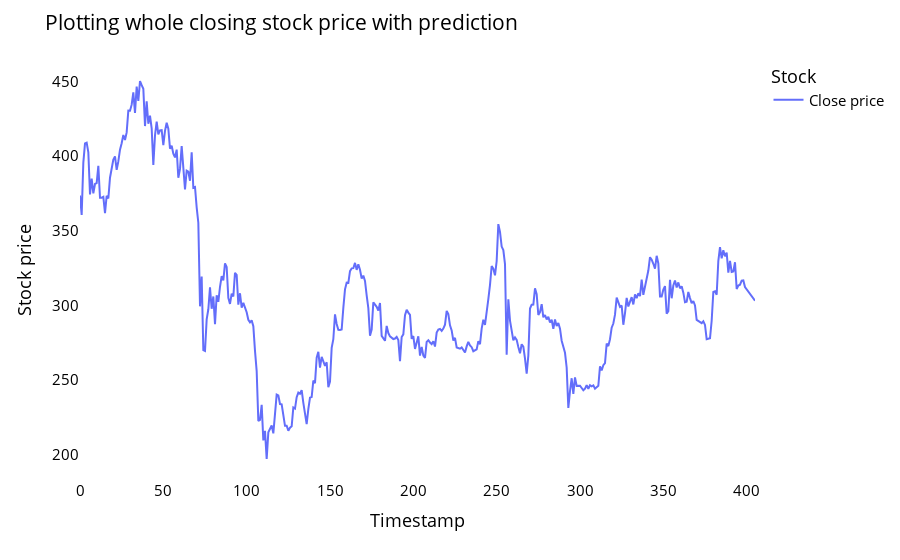

The notebook cell this image was saved under:
### Markdown cell above
- # Plotting entire Closing Stock Price with next 30 days period of prediction

### Code cell
lstmdf=closedf.tolist()
lstmdf.extend((np.array(lst_output).reshape(-1,1)).tolist())
lstmdf=scaler.inverse_transform(lstmdf).reshape(1,-1).tolist()[0]

names = cycle(['Close price'])

fig = px.line(lstmdf,labels={'value': 'Stock price','index': 'Timestamp'})
fig.update_layout(title_text='Plotting whole closing stock price with prediction',
                  plot_bgcolor='white', font_size=15, font_color='black',legend_title_text='Stock')

fig.for_each_trace(lambda t:  t.update(name = next(names)))

fig.update_xaxes(showgrid=False)
fig.update_yaxes(showgrid=False)
fig.show()

### Figure 1 — Plotly figure (JSON) as saved in the notebook; plotly's stock layout.template omitted (floating-point values rounded to 4 significant figures; data arrays with more than 128 entries replaced by an {"elided": "..."} marker saying what was removed)
{"data": [{"hovertemplate": "variable=0<br>Timestamp=%{x}<br>Stock price=%{y}<extra></extra>", "legendgroup": "0", "line": {"color": "#636efa", "dash": "solid"}, "marker": {"symbol": "circle"}, "mode": "lines", "name": "Close price", "orientation": "v", "showlegend": true, "type": "scatter", "x": {"elided": "406 int values"}, "xaxis": "x", "y": {"elided": "406 float values"}, "yaxis": "y"}], "layout": {"font": {"color": "black", "size": 15}, "legend": {"title": {"text": "Stock"}, "tracegroupgap": 0}, "margin": {"t": 60}, "plot_bgcolor": "white", "title": {"text": "Plotting whole closing stock price with prediction"}, "xaxis": {"anchor": "y", "domain": [0, 1], "showgrid": false, "title": {"text": "Timestamp"}}, "yaxis": {"anchor": "x", "domain": [0, 1], "showgrid": false, "title": {"text": "Stock price"}}}}
